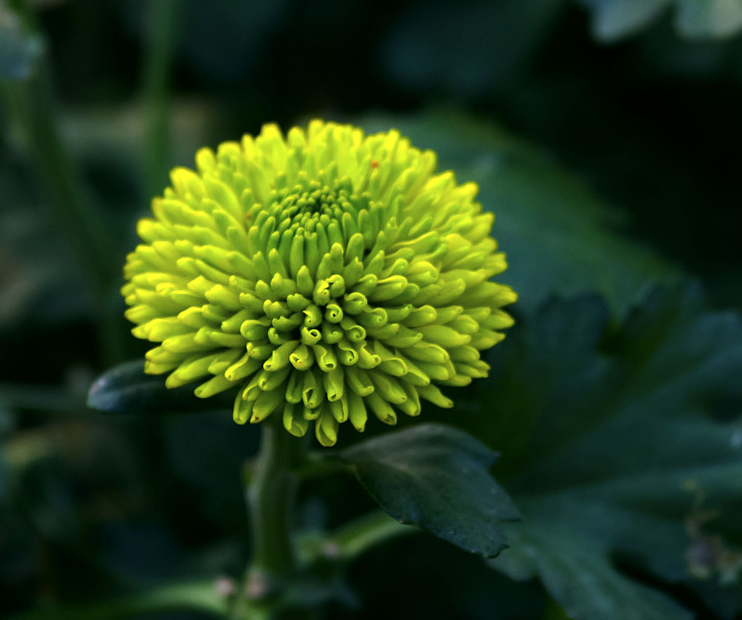
#> input picture flower.png, 742 x 620 px
$ python jpg_contour_flower.py
#> lines starting #> are read from the running program, lines starting #| are printed output that depends on the picture; after the words box and inside, x2 and y2 are one past the last pixel; in counts of white or black regions, pixels touching at a corner belong together
import cv2
import numpy as np

image = cv2.imread('flower.png')
#> image is the input picture: shape (620, 742, 3); mean B, G, R 26.1, 63, 39.7

lower = np.array([22, 166, 142])
upper = np.array([62, 255, 242])

filtered = cv2.inRange(image, lower, upper)
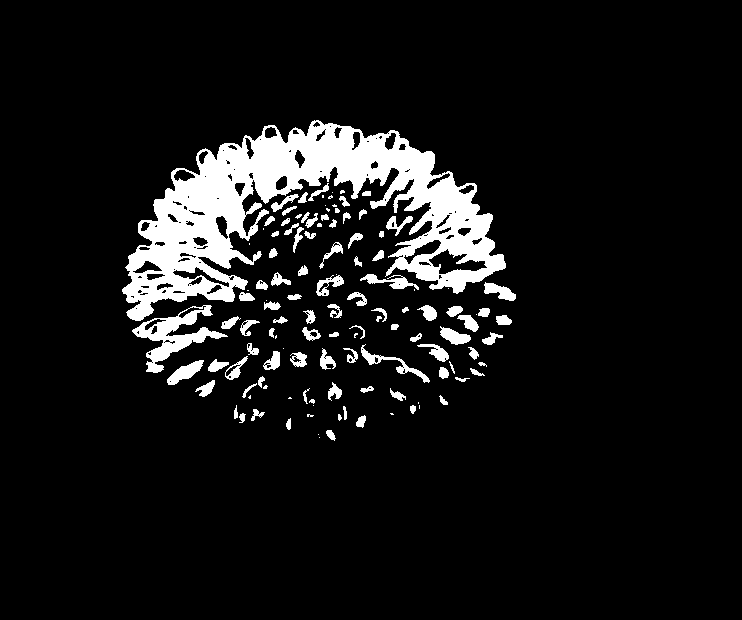
#> filtered: shape (620, 742); 8.6% white; 123 white regions (30 under 20 px)
blurred  = cv2.GaussianBlur(filtered, (15, 15), 0)
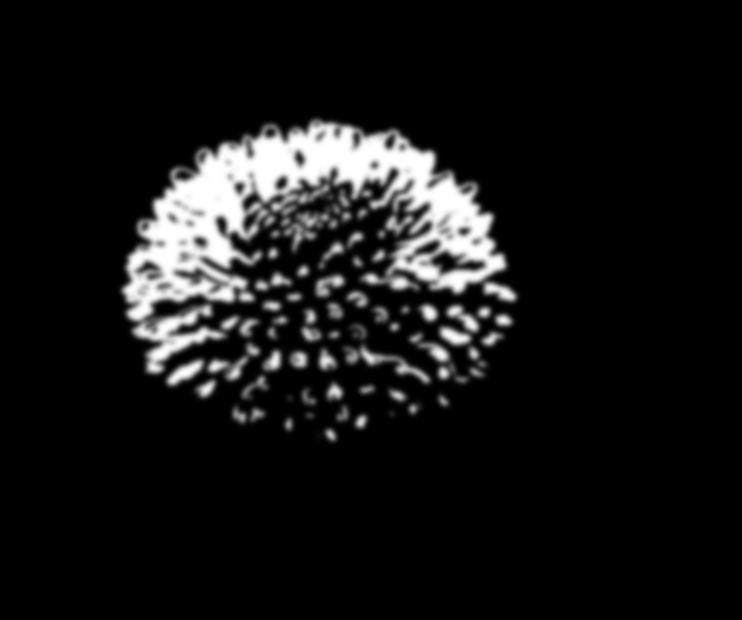
#> blurred: shape (620, 742); min 0, max 255, mean 21.9

# find contours in the image
(cnts, hierarchy) = cv2.findContours(blurred.copy(), cv2.RETR_EXTERNAL, cv2.CHAIN_APPROX_SIMPLE)
#> cnts = 5 contours; box (x1, y1, x2, y2) and area: (116, 113, 523, 447) 92082, (383, 382, 427, 421) 1025, (354, 380, 380, 399) 376, (433, 389, 454, 412) 345, (279, 412, 298, 436) 339

if len(cnts) >0:
    cnt = sorted(cnts, key=cv2.contourArea, reverse = True)[0]
#> cnt = contour of 882 points, box (x1, y1, x2, y2) (116, 113, 523, 447), area 92082
    #compute the (rotated) bounding bo around then draw the contour
    rect = np.int32(cv2.boxPoints(cv2.minAreaRect(cnt)))
#> rect = [[186, 501], [71, 189], [439, 53], [554, 365]]
    cv2.drawContours(image, [rect], -1, (0,255,0), 2)
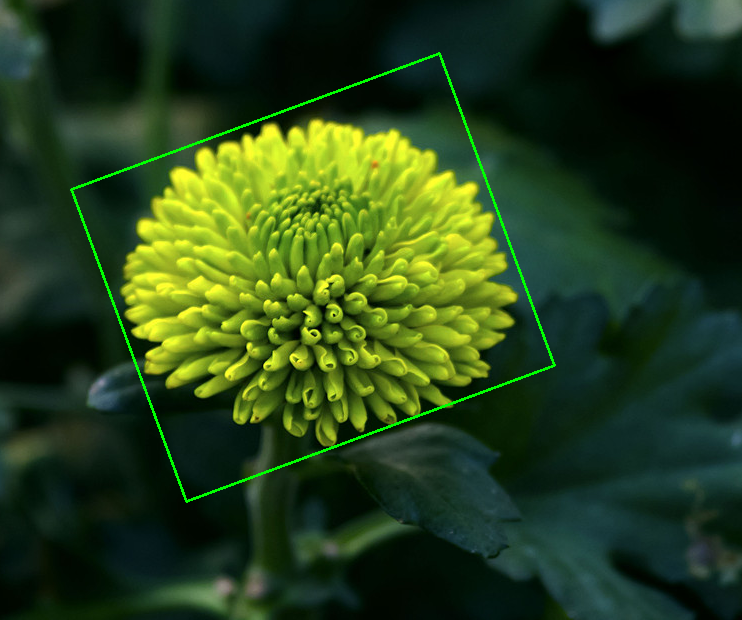
#> image: shape (620, 742, 3); 0.85% of pixels changed, all inside (x1, y1, x2, y2) = (70, 52, 556, 503)

cv2.imshow("image", image)

cv2.waitKey(0)
cv2.destroyAllWindows()
